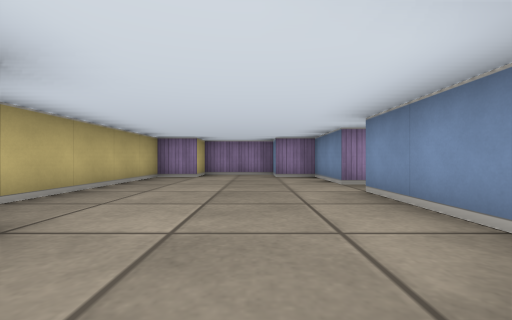
view 1 (above)

19 first-person views from a walk through a cub3D level. The camera is about half as high as the walls, looks level and sees 90° across. The floor is counted in squares. Each view is taken from the middle of a square. On the plan, view 1 faces up. The plan holds only what a view shows up to about 9 squares ahead; the rest is blank.

view 2
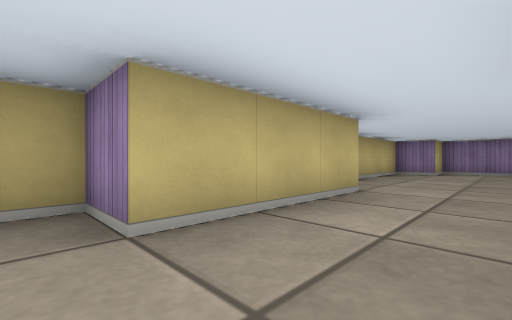

view 3
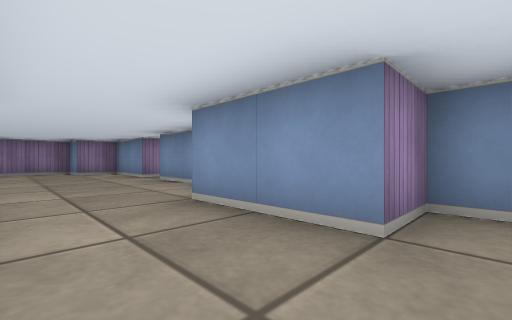

view 4
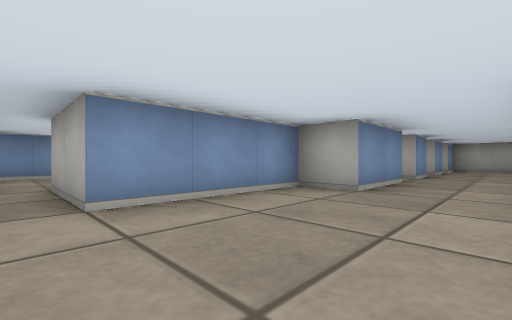

view 5
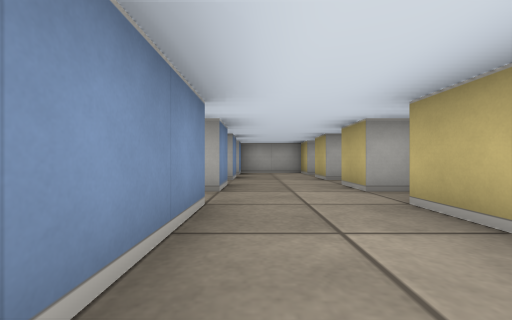

view 6
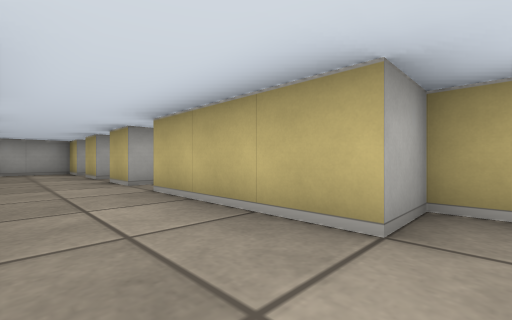

view 7
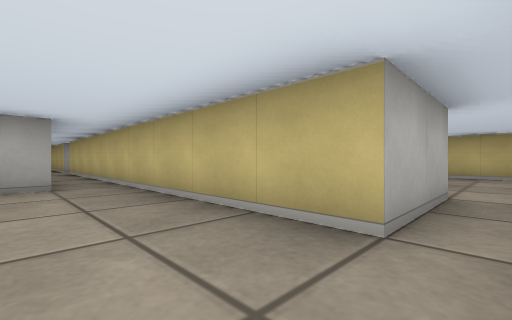

view 8
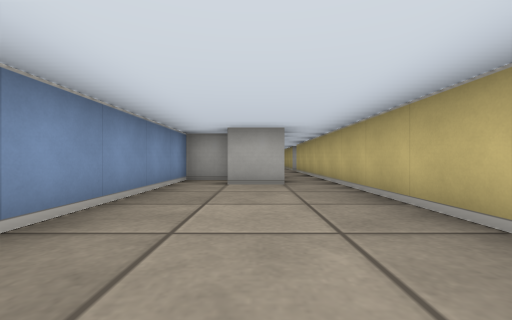

view 9
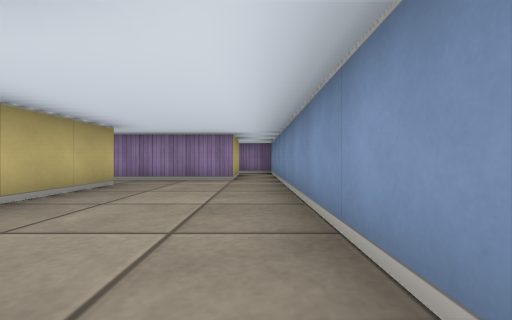

view 10
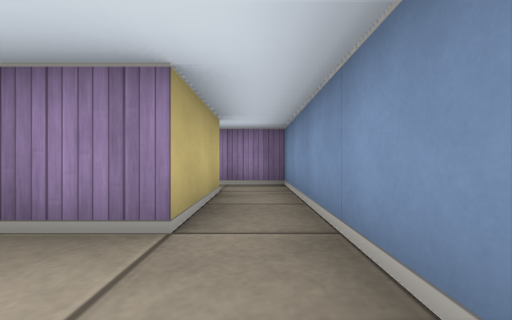

view 11
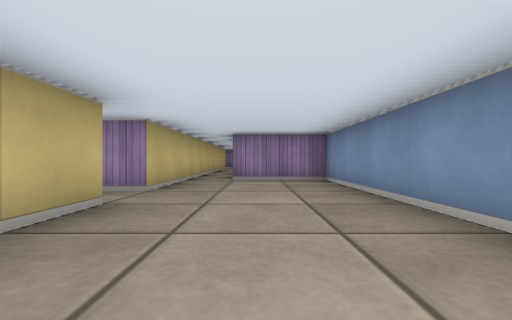

view 12
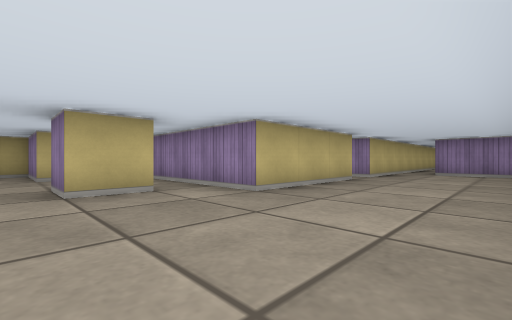

view 13
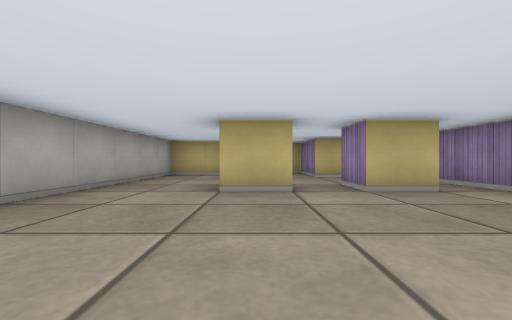

view 14
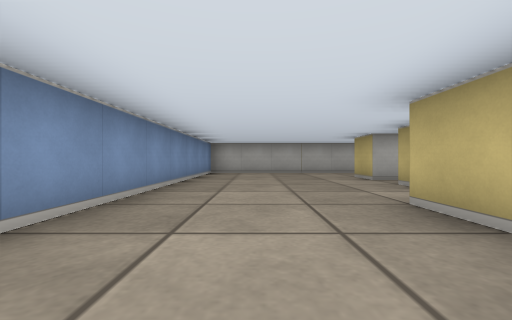

view 15
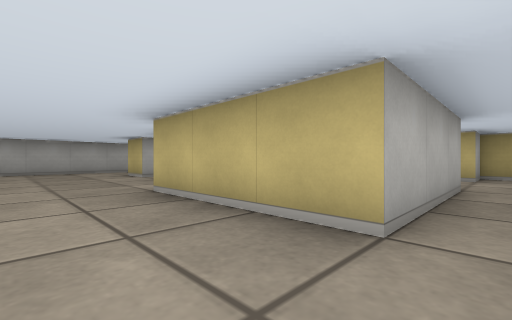

view 16
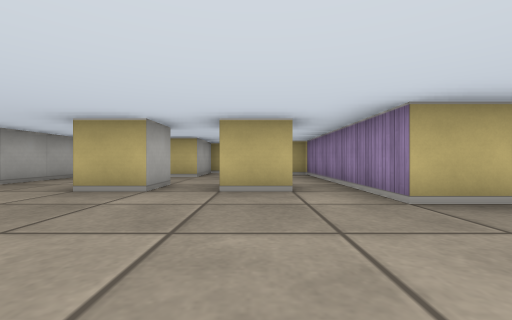

view 17
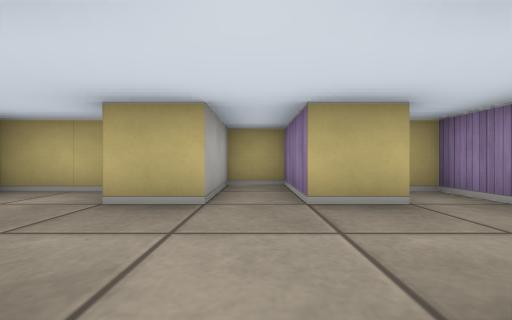

view 18
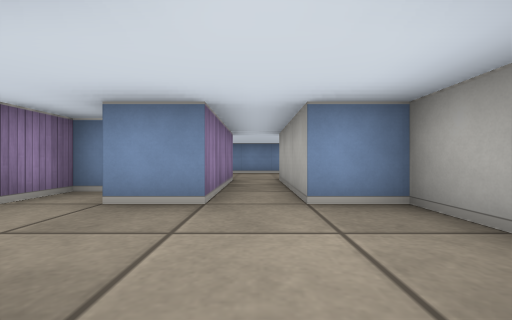

view 19
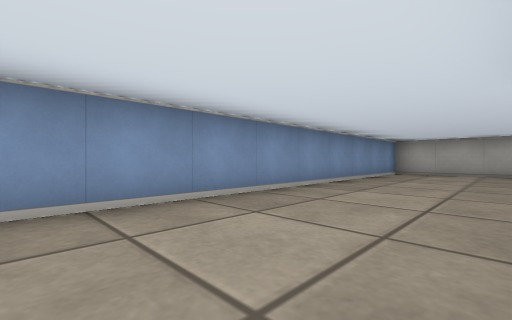

### Floor plan
Ten units are one square. View 1 is at (0, 0); x grows to the right and y downward. Boxes are objects, and circles mark ways between rooms. Rooms are numbered by the first view taken in them; rooms with no view inside come last. Other rooms are left out.
<svg viewBox="-30 -80 100 240">
<path fill="none" stroke="#000" d="M15 -45 15 -65 5 -65 5 -75 -15 -75 -15 -65 -25 -65 -25 -15 -15 -15 -15 15 -25 15 -25 20M15 20 15 15 5 15 5 -5 15 -5 15 -35M-21 25 -15 25M44 5 55 5M55 15 65 15 65 -65M15 -35 35 -35 35 35M55 -65 55 -45 15 -45M25 105 25 115 15 115M15 125 25 125 25 135M-5 105 -5 115 -25 115 -25 125 -5 125 -5 135M5 65 35 65 35 95 -15 95 -15 100M-15 140 -15 155 65 155 65 35 45 35M35 35 35 55 5 55M-25 60 -25 65 -15 65 -15 75 5 75 5 65"/>
<circle cx="25" cy="-40" r="3" fill="#2a7"/>
<circle cx="40" cy="30" r="3" fill="#2a7"/>
<circle cx="10" cy="60" r="3" fill="#2a7"/>
<text x="0" y="-30">1</text>
<text x="50" y="-20">2</text>
<text x="30" y="110">3</text>
<text x="-10" y="60">4</text>
</svg>
Room 1 opens to room 2. Room 2 opens to room 3. Room 3 opens to room 4.

Where each view was taken, in squares from view 1:
view 1: 0 up, 0 right, facing up
view 2: 2 down, 0 right, facing up-left
view 3: 2 down, 1 left, facing up-right
view 4: 4 up, 1 left, facing down-right
view 5: 1 up, 0 right, facing down
view 6: 2 up, 0 right, facing down-left
view 7: 4 up, 5 right, facing down-left
view 8: 4 up, 5 right, facing down
view 9: 1 down, 6 right, facing up
view 10: 3 up, 6 right, facing up
view 11: 9 down, 5 right, facing up
view 12: 12 down, 6 right, facing up-left
view 13: 13 down, 6 right, facing left
view 14: 7 down, 5 right, facing down
view 15: 6 down, 5 right, facing down-left
view 16: 11 down, 6 right, facing left
view 17: 12 down, 2 right, facing left
view 18: 6 down, 2 left, facing right
view 19: 7 down, 4 right, facing down-right
